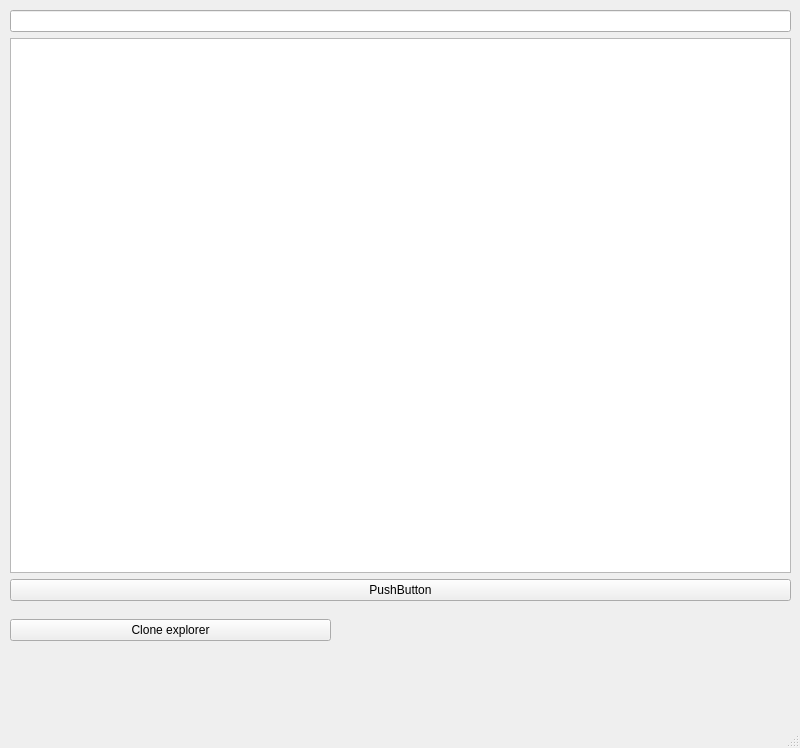
<?xml version="1.0" encoding="UTF-8"?>
<ui version="4.0">
 <class>MainWindow</class>
 <widget class="QMainWindow" name="MainWindow">
  <property name="geometry">
   <rect>
    <x>0</x>
    <y>0</y>
    <width>800</width>
    <height>748</height>
   </rect>
  </property>
  <property name="windowTitle">
   <string>MainWindow</string>
  </property>
  <widget class="QWidget" name="centralwidget">
   <widget class="QWidget" name="horizontalLayoutWidget">
    <property name="geometry">
     <rect>
      <x>10</x>
      <y>610</y>
      <width>321</width>
      <height>41</height>
     </rect>
    </property>
    <layout class="QHBoxLayout" name="layouthb1">
     <item>
      <widget class="QPushButton" name="dev1">
       <property name="text">
        <string>Clone explorer</string>
       </property>
      </widget>
     </item>
    </layout>
   </widget>
   <widget class="QWidget" name="horizontalLayoutWidget_2">
    <property name="geometry">
     <rect>
      <x>10</x>
      <y>10</y>
      <width>781</width>
      <height>591</height>
     </rect>
    </property>
    <layout class="QHBoxLayout" name="layouth1">
     <item>
      <layout class="QVBoxLayout" name="layoutv1">
       <item>
        <widget class="QLineEdit" name="path1">
         <property name="text">
          <string/>
         </property>
        </widget>
       </item>
       <item>
        <widget class="QListWidget" name="list1"/>
       </item>
       <item>
        <widget class="QPushButton" name="pushButton">
         <property name="text">
          <string>PushButton</string>
         </property>
        </widget>
       </item>
      </layout>
     </item>
    </layout>
   </widget>
  </widget>
  <widget class="QMenuBar" name="menubar">
   <property name="geometry">
    <rect>
     <x>0</x>
     <y>0</y>
     <width>800</width>
     <height>26</height>
    </rect>
   </property>
  </widget>
  <widget class="QStatusBar" name="statusbar"/>
 </widget>
 <resources/>
 <connections/>
</ui>
